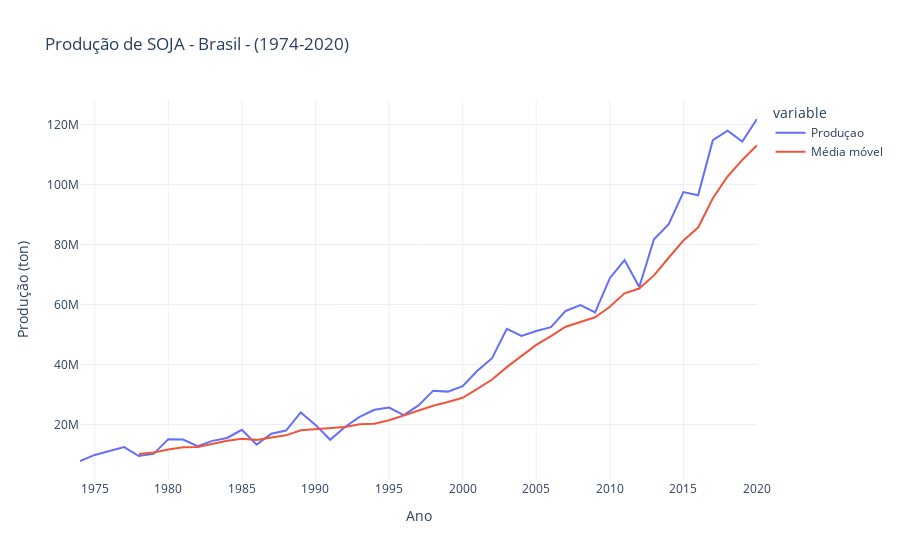

Notebook source saved alongside this figure:
### Code cell
fig =px.line(df_soja, x ='Ano', y=['Produçao', 'Média móvel'], title = 'Produção de SOJA - Brasil - (1974-2020)', labels= {'value': 'Produção (ton)'})
fig.update_layout(template = 'plotly_white')
